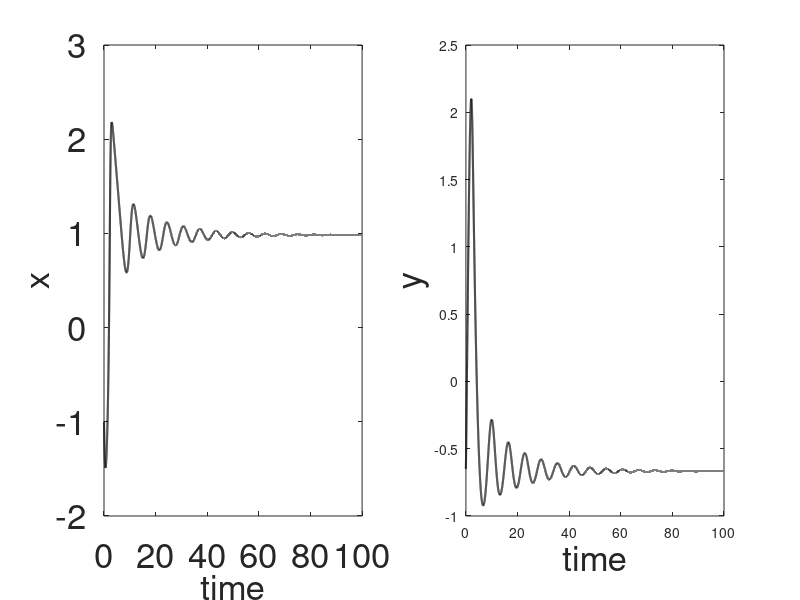
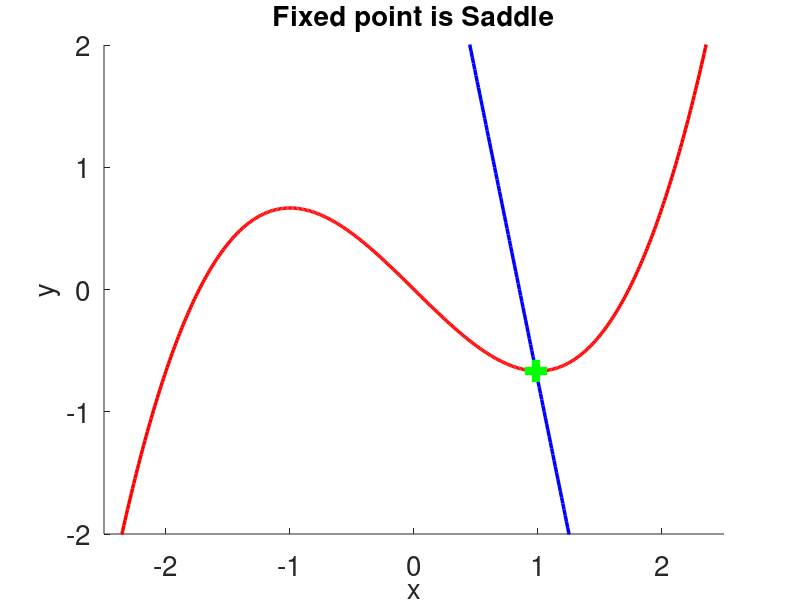

Recreate these plots in MATLAB, in order.
% extended FitzHugh-Nagumo Model

close all;

dt=0.002;
t0=0;
tf=100;
t=t0:dt:tf;
N=length(t);

alpha=.85;
tau=1.25;
gamma=1.0;
b=0.2;


x_limit=2.5;
y_limit=2;
xE=-x_limit:0.01:x_limit;
yE1=xE.^3/3 - gamma*xE;
yE2=(alpha-xE)/b;

xT=zeros(1,N);
yT=xT;
xT(1)=-1;
yT(1)=-0.65;

for i=1:N-1
   xT(i+1)=xT(i)+(gamma*xT(i)-xT(i)^3/3+yT(i))*dt*tau; 
   yT(i+1)=yT(i)+(xT(i)+b*yT(i)-alpha)*(-1/tau)*dt;
end

figure(1)
subplot(1,2,1)
plot(t,xT,'k','LineWidth',1.5)
set(gca,'FontSize',25);
xlabel('time','FontSize',25)
ylabel('x','FontSize',25)
subplot(1,2,2)
set(gca,'FontSize',25);
plot(t,yT,'k','LineWidth',1.5)
xlabel('time','FontSize',25)
ylabel('y','FontSize',25)

% intersection of nullclines
its0=-2; %initial intersection point trial
its_x = fsolve(@(its_x)(-gamma*its_x -(alpha-its_x)/b + its_x^3/3 ), its0)
its_y = (alpha-its_x)/b
its_y2 = its_x^3/3 - gamma*its_x;

lambda1= ((tau*(gamma-its_x^2)-b/tau) + sqrt( tau*(gamma-its_x^2)^2 - 4*((its_x^2-gamma)*b)))/2
lambda2= ((tau*(gamma-its_x^2)-b/tau) - sqrt( tau*(gamma-its_x^2)^2 - 4*((its_x^2-gamma)*b)))/2

figure(2)
hold on
plot(xE,yE1,'r','LineWidth',2.5)
set(gca,'FontSize',20);
xlabel('x','FontSize',20)
ylabel('y','FontSize',20)
plot(xE,yE2,'b','LineWidth',2.5)
axis([-x_limit x_limit -y_limit y_limit])
if lambda1 < 0 & lambda2<0
plot(its_x, its_y, 'ok', 'LineWidth',4)
title('Fixed point is stable', 'FontSize',20)
elseif lambda1 < 0 & lambda2 >0
    plot(its_x, its_y, '--gs', 'LineWidth',20)
    title('Fixed point is Saddle', 'FontSize',20)
elseif lambda1 > 0 & lambda2 <0
    plot(its_x, its_y, '--gs', 'LineWidth',10)
    title('Fixed point is Saddle', 'FontSize',20)
else
    plot(its_x, its_y, 'sk', 'LineWidth',2)
    title('Fixed point is unstable', 'FontSize',20)
end
hold off



hold off